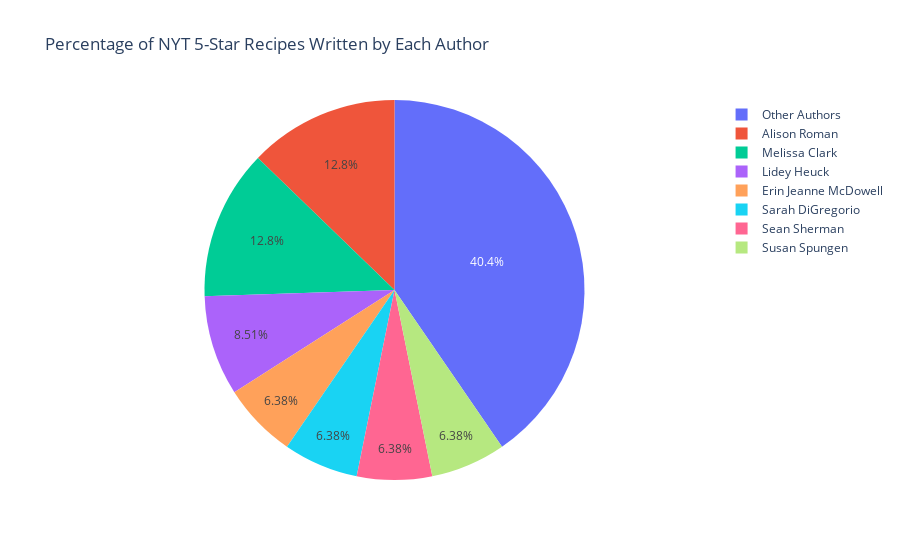

Notebook source saved alongside this figure:
### Markdown cell above
Great job, Alison! I can confirm that your Pork Noodle Soup is quite delicious!

Now let's take a look at which authors create the biggest percentage of 5-star recipes.

### Code cell
recipe_information_five_star = recipe_information.loc[recipe_information['Recipe Rating'] == 5].iloc[:, 1::]
recipe_information_five_star_count = recipe_information_five_star.groupby('Recipe Author').size().reset_index(name='Recipes')
recipe_information_five_star_count.loc[recipe_information_five_star_count['Recipes'] < 3, 'Recipe Author'] = 'Other Authors' # Represent only large authors

fig_pie_five_star = px.pie(recipe_information_five_star_count, values='Recipes', names='Recipe Author', title='Percentage of NYT 5-Star Recipes Written by Each Author')
fig_pie_five_star.show()

### Figure 1 — Plotly figure (JSON) as saved in the notebook; plotly's stock layout.template omitted (floating-point values rounded to 4 significant figures)
{"data": [{"domain": {"x": [0, 1], "y": [0, 1]}, "hoverlabel": {"namelength": 0}, "hovertemplate": "Recipe Author=%{label}<br>Recipes=%{value}", "labels": ["Other Authors", "Other Authors", "Alison Roman", "Other Authors", "Other Authors", "Erin Jeanne McDowell", "Other Authors", "Other Authors", "Other Authors", "Other Authors", "Lidey Heuck", "Other Authors", "Melissa Clark", "Other Authors", "Other Authors", "Other Authors", "Sarah DiGregorio", "Sean Sherman", "Other Authors", "Susan Spungen", "Other Authors", "Other Authors"], "legendgroup": "", "name": "", "showlegend": true, "type": "pie", "values": [2, 2, 6, 2, 2, 3, 1, 1, 1, 1, 4, 1, 6, 1, 1, 1, 3, 3, 1, 3, 1, 1]}], "layout": {"legend": {"tracegroupgap": 0}, "title": {"text": "Percentage of NYT 5-Star Recipes Written by Each Author"}}}
